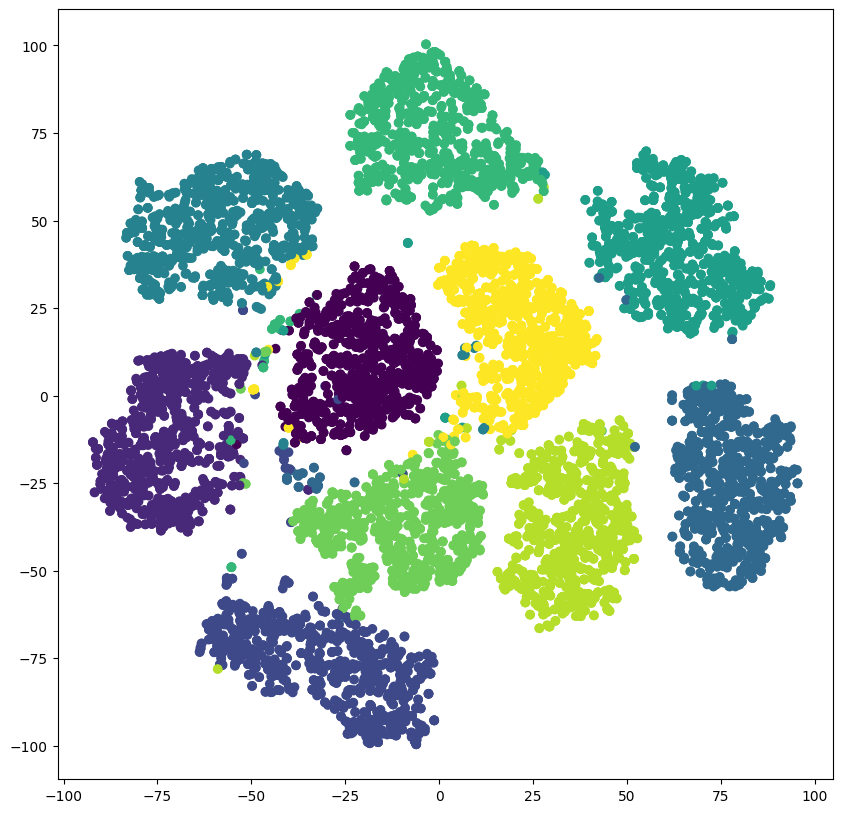

Reproduce this figure in Python.
import torch
import torch.nn as nn
import numpy as np
from torch.utils.data import DataLoader
from torchvision import datasets, transforms
import torch.nn.functional as F
import torchvision
import torchvision.transforms as transforms
import matplotlib.pyplot as plt
from sklearn.manifold import TSNE
from masked_mnist import MultiMNIST
import argparse 

class Net(nn.Module):
    def __init__(self):
        super(Net, self).__init__()
        self.conv1 = nn.Conv2d(1, 10, kernel_size=5)
        self.conv2 = nn.Conv2d(10, 20, kernel_size=5)
        self.conv2_drop = nn.Dropout2d()
        self.fc1 = nn.Linear(320, 128)
        self.fc2 = nn.Linear(128, 10)

    def forward(self, x):
        
        x = F.relu(F.max_pool2d(self.conv1(x), 2))
        x = F.relu(F.max_pool2d(self.conv2_drop(self.conv2(x)), 2))
        x = x.view(-1, 320)
        x = self.fc1(x)
        
        x = F.relu(x)
        feat = F.dropout(x, training=self.training)
        out = self.fc2(feat)
        return feat, out

parser = argparse.ArgumentParser(description='PyTorch CIFAR10 Training')
parser.add_argument('--ce', action='store_true', help='Cross Entropy use')
parser.add_argument('--mnist_path', type=str, default='/nfs/masi/gaor2/data/mnist/MNIST')
parser.add_argument('--fashion_path', type=str, default='/nfs/masi/gaor2/data/mnist/fashion')
parser.add_argument('--pretrain_path', type=str, default='/nfs/masi/gaor2/saved_file/MissClinic/MNIST2Fashion/cls/mnist_128dim/models/model_epoch_0049.pth')
parser.add_argument('--batch-size', type=int, default=64)
args = parser.parse_args()


trans_mnist = transforms.Compose([
        transforms.ToTensor(), 
        transforms.Normalize((0.1307,), (0.3081,))  
    ])
data = MultiMNIST(m1root = args.fashion_path, m2root = args.mnist_path, train=False, transform2=trans_mnist)
data_loader = DataLoader(data, batch_size=args.batch_size, shuffle=True, drop_last=True)

e_net = Net().cuda()
e_net.load_state_dict(torch.load(args.pretrain_path))
e_net.eval()



out_target = []
out_output = []

for batch_idx, (xlist, mask, _, targets) in enumerate(data_loader):
    x2 = xlist[1]
    x2, targets = x2.cuda(), targets.cuda()
    outputs, out = e_net(x2)
    output_np = outputs.data.cpu().numpy()
    target_np = targets.data.cpu().numpy()
    out_output.append(output_np)
    out_target.append(target_np[:,np.newaxis])

output_array = np.concatenate(out_output, axis=0)
target_array = np.concatenate(out_target, axis=0)
np.save('./mnist_test.npy', output_array, allow_pickle=False)
np.save('./mnist_test_label.npy', target_array, allow_pickle=False)

#feature = np.load('./label_smooth1.npy').astype(np.float64)
#target = np.load('./label_smooth_target1.npy')

print('Pred shape :',output_array.shape)
print('Target shape :',target_array.shape)

tsne = TSNE(n_components=2, init='pca', random_state=0)
output_array = tsne.fit_transform(output_array)
plt.rcParams['figure.figsize'] = 10,10
plt.scatter(output_array[:, 0], output_array[:, 1], c= target_array[:,0])
#plt.title(title)
title = 'tSNE'
plt.savefig('./'+title+'.png', bbox_inches='tight')
